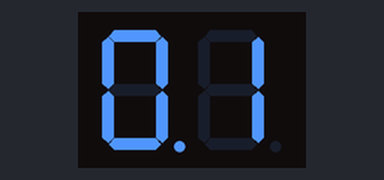
Bench run of a sketch on a simulated Arduino Uno, built with avr-gcc and run on an emulated ATmega328P. Shown: 2-digit seven-segment display.

Above: at 0.15 s.
At 1.35 s:
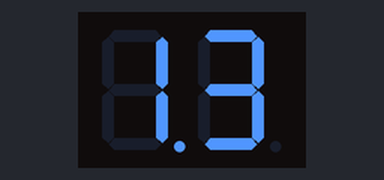
At 2.65 s:
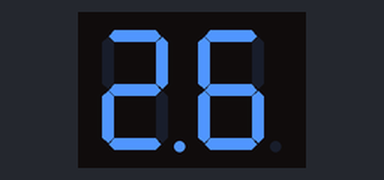
At 5.15 s:
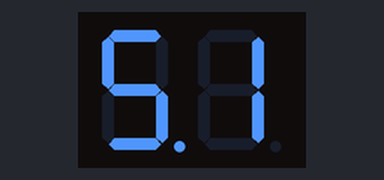
At 7.65 s:
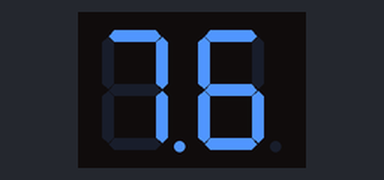
At 10.1 s:
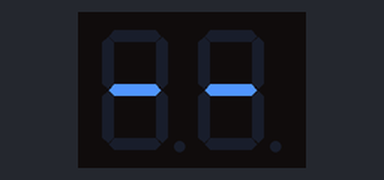

The sketch:

MultiplexingDisplayNum2.ino
```cpp
/* SevSeg Counter Example

 This example demonstrates a very simple use of the SevSeg library with a 4
 digit display. It displays a counter that counts up, showing deci-seconds.

 Author : Sanghavi
 Date : 17-09-2022
 */

#include "SevSeg.h"
SevSeg sevseg; //Instantiate a seven segment controller object

void setup() {
  byte numDigits = 2;
  byte digitPins[] = {8,9};
  byte segmentPins[] = {0,1,2,3,4,5,6,7};
  bool resistorsOnSegments = false; // 'false' means resistors are on digit pins
  byte hardwareConfig = COMMON_CATHODE;
  bool updateWithDelays = false; // Default 'false' is Recommended
  bool leadingZeros = false; // Use 'true' if you'd like to keep the leading zeros
  bool disableDecPoint = false; // Use 'true' if your decimal point doesn't exist or isn't connected

  sevseg.begin(hardwareConfig, numDigits, digitPins, segmentPins, resistorsOnSegments,
  updateWithDelays, leadingZeros, disableDecPoint);
  sevseg.setBrightness(90);
}

void loop() {
  static unsigned long timer = millis();
  static int deciSeconds = 0;

  if (millis() - timer >= 100) {
    timer += 100;
    deciSeconds++; // 100 milliSeconds is equal to 1 deciSecond

    if (deciSeconds == 10000) { // Reset to 0 after counting for 1000 seconds.
      deciSeconds=0;
    }
    sevseg.setNumber(deciSeconds, 1);
  }

  sevseg.refreshDisplay(); // Must run repeatedly
}

/// END ///
```
